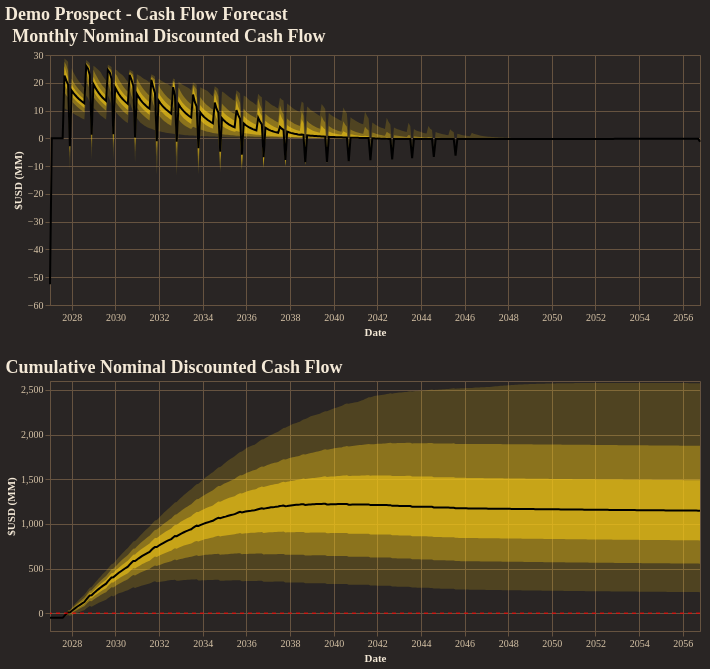

The notebook cell this image was saved under:
### Code cell
fig = reporter.plotter.combined_cash_flow_plot(
    figsize=(650, 250),
    backend=PLOTTING_BACKEND
)
fig.show()

### Figure 1 — Vega-Lite specification as saved in the notebook (floating-point values rounded to 4 significant figures; data arrays with more than 128 entries replaced by an {"elided": "..."} marker saying what was removed)
{"config": {"background": "#292524", "view": {"fill": "#292524", "stroke": "#665340"}, "title": {"color": "#f4e9d7", "font": "Merriweather", "fontSize": 18, "fontWeight": 600, "subtitleColor": "#d5c2a6", "anchor": "start"}, "axis": {"domainColor": "#665340", "gridColor": "#665340", "tickColor": "#665340", "labelColor": "#d5c2a6", "titleColor": "#f4e9d7", "labelFont": "Merriweather", "titleFont": "Merriweather"}, "legend": {"titleColor": "#f4e9d7", "labelColor": "#d5c2a6", "labelFont": "Merriweather", "titleFont": "Merriweather", "orient": "top-right", "symbolType": "circle"}, "header": {"labelColor": "#d5c2a6", "titleColor": "#f4e9d7", "labelFont": "Merriweather", "titleFont": "Merriweather"}, "mark": {"color": "#c78d3b"}, "line": {"color": "#c78d3b"}, "bar": {"color": "#c78d3b"}, "point": {"color": "#ddb06d"}, "area": {"color": "#c78d3b", "opacity": 0.35}, "text": {"color": "#f4e9d7", "font": "Merriweather"}, "range": {"category": ["#5DA5DA", "#F28E2B", "#59C36A", "#E15759", "#B07AA1", "#4ECDC4", "#FF9DA7", "#EDC948"]}}, "vconcat": [{"layer": [{"mark": {"type": "area", "color": "rgba(250, 204, 21, 1.0)", "opacity": 0.18}, "encoding": {"tooltip": [{"field": "date", "title": "Date", "type": "temporal"}, {"field": "p01", "format": ",.2f", "title": "P01", "type": "quantitative"}, {"field": "p10", "format": ",.2f", "title": "P10", "type": "quantitative"}, {"field": "p25", "format": ",.2f", "title": "P25", "type": "quantitative"}, {"field": "p50", "format": ",.2f", "title": "P50", "type": "quantitative"}, {"field": "p75", "format": ",.2f", "title": "P75", "type": "quantitative"}, {"field": "p90", "format": ",.2f", "title": "P90", "type": "quantitative"}, {"field": "p99", "format": ",.2f", "title": "P99", "type": "quantitative"}], "x": {"field": "date", "title": "Date", "type": "temporal"}, "y": {"field": "p01", "title": "$USD (MM)", "type": "quantitative"}, "y2": {"field": "p99"}}}, {"mark": {"type": "area", "color": "rgba(250, 204, 21, 1.0)", "opacity": 0.35}, "encoding": {"tooltip": [{"field": "date", "title": "Date", "type": "temporal"}, {"field": "p01", "format": ",.2f", "title": "P01", "type": "quantitative"}, {"field": "p10", "format": ",.2f", "title": "P10", "type": "quantitative"}, {"field": "p25", "format": ",.2f", "title": "P25", "type": "quantitative"}, {"field": "p50", "format": ",.2f", "title": "P50", "type": "quantitative"}, {"field": "p75", "format": ",.2f", "title": "P75", "type": "quantitative"}, {"field": "p90", "format": ",.2f", "title": "P90", "type": "quantitative"}, {"field": "p99", "format": ",.2f", "title": "P99", "type": "quantitative"}], "x": {"field": "date", "title": "Date", "type": "temporal"}, "y": {"field": "p10", "title": "$USD (MM)", "type": "quantitative"}, "y2": {"field": "p90"}}}, {"mark": {"type": "area", "color": "rgba(250, 204, 21, 1.0)", "opacity": 0.55}, "encoding": {"tooltip": [{"field": "date", "title": "Date", "type": "temporal"}, {"field": "p01", "format": ",.2f", "title": "P01", "type": "quantitative"}, {"field": "p10", "format": ",.2f", "title": "P10", "type": "quantitative"}, {"field": "p25", "format": ",.2f", "title": "P25", "type": "quantitative"}, {"field": "p50", "format": ",.2f", "title": "P50", "type": "quantitative"}, {"field": "p75", "format": ",.2f", "title": "P75", "type": "quantitative"}, {"field": "p90", "format": ",.2f", "title": "P90", "type": "quantitative"}, {"field": "p99", "format": ",.2f", "title": "P99", "type": "quantitative"}], "x": {"field": "date", "title": "Date", "type": "temporal"}, "y": {"field": "p25", "title": "$USD (MM)", "type": "quantitative"}, "y2": {"field": "p75"}}}, {"mark": {"type": "line", "color": "black", "strokeWidth": 2}, "encoding": {"tooltip": [{"field": "date", "title": "Date", "type": "temporal"}, {"field": "p01", "format": ",.2f", "title": "P01", "type": "quantitative"}, {"field": "p10", "format": ",.2f", "title": "P10", "type": "quantitative"}, {"field": "p25", "format": ",.2f", "title": "P25", "type": "quantitative"}, {"field": "p50", "format": ",.2f", "title": "P50", "type": "quantitative"}, {"field": "p75", "format": ",.2f", "title": "P75", "type": "quantitative"}, {"field": "p90", "format": ",.2f", "title": "P90", "type": "quantitative"}, {"field": "p99", "format": ",.2f", "title": "P99", "type": "quantitative"}], "x": {"field": "date", "title": "Date", "type": "temporal"}, "y": {"field": "p50", "title": "$USD (MM)", "type": "quantitative"}}}], "data": {"name": "data-f2e54bb222e013a1624b70d3563983e0"}, "height": 250, "title": "Monthly Nominal Discounted Cash Flow", "width": 650}, {"layer": [{"layer": [{"mark": {"type": "area", "color": "rgba(250, 204, 21, 1.0)", "opacity": 0.18}, "encoding": {"tooltip": [{"field": "date", "title": "Date", "type": "temporal"}, {"field": "p01", "format": ",.2f", "title": "P01", "type": "quantitative"}, {"field": "p10", "format": ",.2f", "title": "P10", "type": "quantitative"}, {"field": "p25", "format": ",.2f", "title": "P25", "type": "quantitative"}, {"field": "p50", "format": ",.2f", "title": "P50", "type": "quantitative"}, {"field": "p75", "format": ",.2f", "title": "P75", "type": "quantitative"}, {"field": "p90", "format": ",.2f", "title": "P90", "type": "quantitative"}, {"field": "p99", "format": ",.2f", "title": "P99", "type": "quantitative"}], "x": {"field": "date", "title": "Date", "type": "temporal"}, "y": {"field": "p01", "title": "$USD (MM)", "type": "quantitative"}, "y2": {"field": "p99"}}}, {"mark": {"type": "area", "color": "rgba(250, 204, 21, 1.0)", "opacity": 0.35}, "encoding": {"tooltip": [{"field": "date", "title": "Date", "type": "temporal"}, {"field": "p01", "format": ",.2f", "title": "P01", "type": "quantitative"}, {"field": "p10", "format": ",.2f", "title": "P10", "type": "quantitative"}, {"field": "p25", "format": ",.2f", "title": "P25", "type": "quantitative"}, {"field": "p50", "format": ",.2f", "title": "P50", "type": "quantitative"}, {"field": "p75", "format": ",.2f", "title": "P75", "type": "quantitative"}, {"field": "p90", "format": ",.2f", "title": "P90", "type": "quantitative"}, {"field": "p99", "format": ",.2f", "title": "P99", "type": "quantitative"}], "x": {"field": "date", "title": "Date", "type": "temporal"}, "y": {"field": "p10", "title": "$USD (MM)", "type": "quantitative"}, "y2": {"field": "p90"}}}, {"mark": {"type": "area", "color": "rgba(250, 204, 21, 1.0)", "opacity": 0.55}, "encoding": {"tooltip": [{"field": "date", "title": "Date", "type": "temporal"}, {"field": "p01", "format": ",.2f", "title": "P01", "type": "quantitative"}, {"field": "p10", "format": ",.2f", "title": "P10", "type": "quantitative"}, {"field": "p25", "format": ",.2f", "title": "P25", "type": "quantitative"}, {"field": "p50", "format": ",.2f", "title": "P50", "type": "quantitative"}, {"field": "p75", "format": ",.2f", "title": "P75", "type": "quantitative"}, {"field": "p90", "format": ",.2f", "title": "P90", "type": "quantitative"}, {"field": "p99", "format": ",.2f", "title": "P99", "type": "quantitative"}], "x": {"field": "date", "title": "Date", "type": "temporal"}, "y": {"field": "p25", "title": "$USD (MM)", "type": "quantitative"}, "y2": {"field": "p75"}}}, {"mark": {"type": "line", "color": "black", "strokeWidth": 2}, "encoding": {"tooltip": [{"field": "date", "title": "Date", "type": "temporal"}, {"field": "p01", "format": ",.2f", "title": "P01", "type": "quantitative"}, {"field": "p10", "format": ",.2f", "title": "P10", "type": "quantitative"}, {"field": "p25", "format": ",.2f", "title": "P25", "type": "quantitative"}, {"field": "p50", "format": ",.2f", "title": "P50", "type": "quantitative"}, {"field": "p75", "format": ",.2f", "title": "P75", "type": "quantitative"}, {"field": "p90", "format": ",.2f", "title": "P90", "type": "quantitative"}, {"field": "p99", "format": ",.2f", "title": "P99", "type": "quantitative"}], "x": {"field": "date", "title": "Date", "type": "temporal"}, "y": {"field": "p50", "title": "$USD (MM)", "type": "quantitative"}}}], "data": {"name": "data-351bb8c3bc1bedfe2539c882543fd640"}, "title": "Cumulative Nominal Discounted Cash Flow"}, {"data": {"name": "data-42990c68f268a11fa16682fcd3437a6f"}, "mark": {"type": "rule", "color": "red", "strokeDash": [4, 4]}, "encoding": {"y": {"field": "zero", "type": "quantitative"}}}], "height": 250, "width": 650}], "title": "Demo Prospect - Cash Flow Forecast", "$schema": "https://vega.github.io/schema/vega-lite/v5.20.1.json", "datasets": {"data-f2e54bb222e013a1624b70d3563983e0": {"elided": "360 records"}, "data-351bb8c3bc1bedfe2539c882543fd640": {"elided": "360 records"}, "data-42990c68f268a11fa16682fcd3437a6f": [{"zero": 0}]}}
